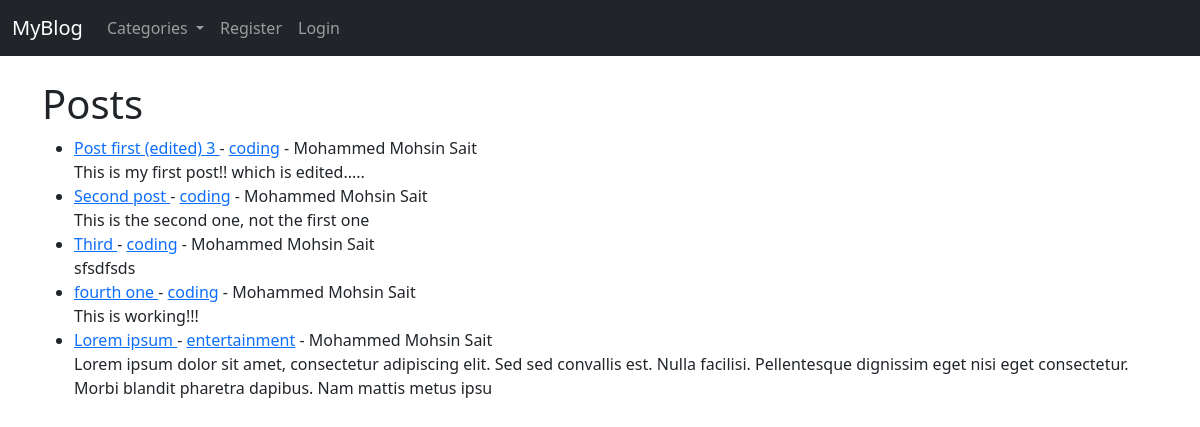
/, run on an earlier commit of the app's database.
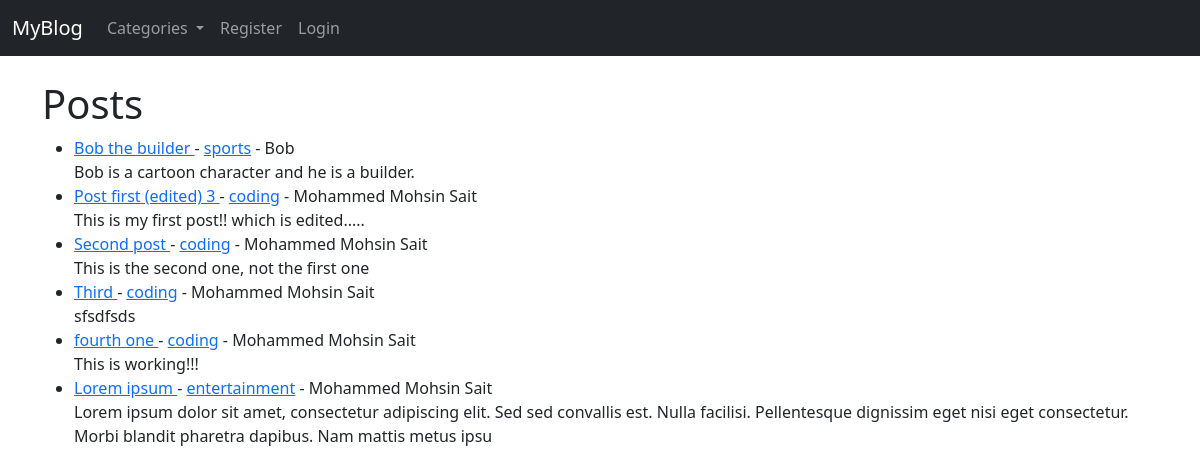
And on a later commit of the database.
### theblog/models.py (models this page shows, shortened)
class Post(models.Model):
    title = models.CharField(max_length=255)
    title_tag = models.CharField(max_length=255)
    author = models.ForeignKey(User, on_delete=models.CASCADE)
    body = models.TextField()
    post_date = models.DateField(auto_now_add=True)
    category = models.CharField(max_length=255, default='coding')
    likes = models.ManyToManyField(User, related_name='blog_posts')

### theblog/views.py (the view)
# urls.py: path('', HomeView.as_view(), name="home"),
class HomeView(ListView):
    model = Post
    template_name = 'home.html'
    ordering = ['-post_date']
    def get_context_data(self, *args, **kwargs):
        cat_menu = Category.objects.all()
        context = super(HomeView, self).get_context_data(*args, **kwargs)
        context["cat_menu"] = cat_menu
        return context

### theblog/models.py (called while the page is built)
    def __str__(self):
        return self.name

### theblog/templates/home.html (shortened to what this page needs)
{% extends "base.html" %}
{% block content %}
<h1>Posts</h1>
<ul>
    {% for post in object_list %}
        <li>
            <a href="{% url 'article-detail' post.pk %}">
                {{ post.title }}
            </a>
            - <a href="{% url 'category' post.category|slugify %}">{{ post.category }}</a>
            - {{ post.author.first_name }}
            {{ post.author.last_name }}
            <br>
            {{ post.body|slice:":200" }}
        </li>
    {% endfor %}
</ul>
{% endblock content %}

What changed in the data, as far as the page shows it:
added Post: title "Bob the builder", category "sports", author.first_name "Bob", body "Bob is a cartoon character and he is a builder."
